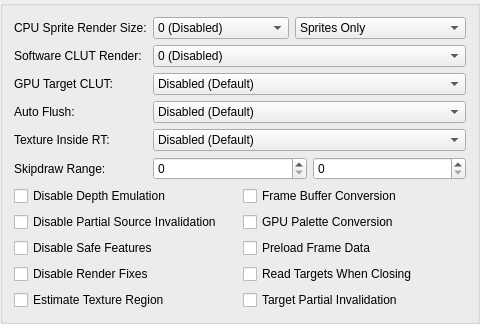
     <widget class="QGroupBox" name="hardwareFixesTab">
      <attribute name="title">
       <string>Hardware Fixes</string>
      </attribute>
      <layout class="QFormLayout" name="hardwareFixesLayout">
       <item row="1" column="0">
        <widget class="QLabel" name="label_36">
         <property name="text">
          <string>CPU Sprite Render Size:</string>
         </property>
        </widget>
       </item>
       <item row="1" column="1">
        <layout class="QHBoxLayout" name="horizontalLayout_5" stretch="1,0">
         <item>
          <widget class="QComboBox" name="cpuSpriteRenderBW">
           <item>
            <property name="text">
             <string>0 (Disabled)</string>
            </property>
           </item>
           <item>
            <property name="text">
             <string>1 (64 Max Width)</string>
            </property>
           </item>
           <item>
            <property name="text">
             <string>2 (128 Max Width)</string>
            </property>
           </item>
           <item>
            <property name="text">
             <string>3 (192 Max Width)</string>
            </property>
           </item>
           <item>
            <property name="text">
             <string>4 (256 Max Width)</string>
            </property>
           </item>
           <item>
            <property name="text">
             <string>5 (320 Max Width)</string>
            </property>
           </item>
           <item>
            <property name="text">
             <string>6 (384 Max Width)</string>
            </property>
           </item>
           <item>
            <property name="text">
             <string>7 (448 Max Width)</string>
            </property>
           </item>
           <item>
            <property name="text">
             <string>8 (512 Max Width)</string>
            </property>
           </item>
           <item>
            <property name="text">
             <string>9 (576 Max Width)</string>
            </property>
           </item>
           <item>
            <property name="text">
             <string>10 (640 Max Width)</string>
            </property>
           </item>
          </widget>
         </item>
         <item>
          <widget class="QComboBox" name="cpuSpriteRenderLevel">
           <item>
            <property name="text">
             <string>Sprites Only</string>
            </property>
           </item>
           <item>
            <property name="text">
             <string>Sprites/Triangles</string>
            </property>
           </item>
           <item>
            <property name="text">
             <string>Blended Sprites/Triangles</string>
            </property>
           </item>
          </widget>
         </item>
        </layout>
       </item>
       <item row="2" column="0">
        <widget class="QLabel" name="label_16">
         <property name="text">
          <string>Software CLUT Render:</string>
         </property>
        </widget>
       </item>
       <item row="2" column="1">
        <widget class="QComboBox" name="cpuCLUTRender">
         <property name="currentText">
          <string extracomment="0 (Disabled)">0 (Disabled)</string>
         </property>
         <property name="currentIndex">
          <number>0</number>
         </property>
         <item>
          <property name="text">
           <string>0 (Disabled)</string>
          </property>
         </item>
         <item>
          <property name="text">
           <string>1 (Normal)</string>
          </property>
         </item>
         <item>
          <property name="text">
           <string>2 (Aggressive)</string>
          </property>
         </item>
        </widget>
       </item>
       <item row="3" column="0">
        <widget class="QLabel" name="label_47">
         <property name="text">
          <string extracomment="CLUT: Color Look Up Table, often referred to as a palette in non-PS2 things.  GPU Target CLUT: GPU handling of when a game uses data from a render target as a CLUT.">GPU Target CLUT:</string>
         </property>
        </widget>
       </item>
       <item row="3" column="1">
        <widget class="QComboBox" name="gpuTargetCLUTMode">
         <item>
          <property name="text">
           <string>Disabled (Default)</string>
          </property>
         </item>
         <item>
          <property name="text">
           <string>Enabled (Exact Match)</string>
          </property>
         </item>
         <item>
          <property name="text">
           <string>Enabled (Check Inside Target)</string>
          </property>
         </item>
        </widget>
       </item>
       <item row="4" column="0">
        <widget class="QLabel" name="label_30">
         <property name="text">
          <string>Auto Flush:</string>
         </property>
        </widget>
       </item>
       <item row="4" column="1">
        <widget class="QComboBox" name="hwAutoFlush">
         <item>
          <property name="text">
           <string>Disabled (Default)</string>
          </property>
         </item>
         <item>
          <property name="text">
           <string>Enabled (Sprites Only)</string>
          </property>
         </item>
         <item>
          <property name="text">
           <string>Enabled (All Primitives)</string>
          </property>
         </item>
        </widget>
       </item>
       <item row="5" column="0">
        <widget class="QLabel" name="label_45">
         <property name="text">
          <string>Texture Inside RT:</string>
         </property>
        </widget>
       </item>
       <item row="5" column="1">
        <widget class="QComboBox" name="textureInsideRt">
         <item>
          <property name="text">
           <string>Disabled (Default)</string>
          </property>
         </item>
         <item>
          <property name="text">
           <string>Inside Target</string>
          </property>
         </item>
         <item>
          <property name="text">
           <string>Merge Targets</string>
          </property>
         </item>
        </widget>
       </item>
       <item row="6" column="0">
        <widget class="QLabel" name="label_12">
         <property name="text">
          <string>Skipdraw Range:</string>
         </property>
        </widget>
       </item>
       <item row="6" column="1">
        <layout class="QHBoxLayout" name="horizontalLayout">
         <item>
          <widget class="QSpinBox" name="skipDrawStart">
           <property name="maximum">
            <number>10000</number>
           </property>
          </widget>
         </item>
         <item>
          <widget class="QSpinBox" name="skipDrawEnd">
           <property name="maximum">
            <number>10000</number>
           </property>
          </widget>
         </item>
        </layout>
       </item>
       <item row="7" column="0" colspan="2">
        <layout class="QGridLayout" name="gridLayout">
         <item row="0" column="0">
          <widget class="QCheckBox" name="disableDepthEmulation">
           <property name="text">
            <string>Disable Depth Emulation</string>
           </property>
          </widget>
         </item>
         <item row="1" column="0">
          <widget class="QCheckBox" name="disablePartialInvalidation">
           <property name="text">
            <string>Disable Partial Source Invalidation</string>
           </property>
          </widget>
         </item>
         <item row="2" column="0">
          <widget class="QCheckBox" name="disableSafeFeatures">
           <property name="text">
            <string>Disable Safe Features</string>
           </property>
          </widget>
         </item>
         <item row="4" column="1">
          <widget class="QCheckBox" name="targetPartialInvalidation">
           <property name="text">
            <string>Target Partial Invalidation</string>
           </property>
          </widget>
         </item>
         <item row="3" column="1">
          <widget class="QCheckBox" name="readTCOnClose">
           <property name="text">
            <string>Read Targets When Closing</string>
           </property>
          </widget>
         </item>
         <item row="2" column="1">
          <widget class="QCheckBox" name="preloadFrameData">
           <property name="text">
            <string>Preload Frame Data</string>
           </property>
          </widget>
         </item>
         <item row="1" column="1">
          <widget class="QCheckBox" name="gpuPaletteConversion">
           <property name="text">
            <string>GPU Palette Conversion</string>
           </property>
          </widget>
         </item>
         <item row="0" column="1">
          <widget class="QCheckBox" name="frameBufferConversion">
           <property name="text">
            <string>Frame Buffer Conversion</string>
           </property>
          </widget>
         </item>
         <item row="4" column="0">
          <widget class="QCheckBox" name="estimateTextureRegion">
           <property name="text">
            <string>Estimate Texture Region</string>
           </property>
          </widget>
         </item>
         <item row="3" column="0">
          <widget class="QCheckBox" name="disableRenderFixes">
           <property name="text">
            <string>Disable Render Fixes</string>
           </property>
          </widget>
         </item>
        </layout>
       </item>
      </layout>
     </widget>
